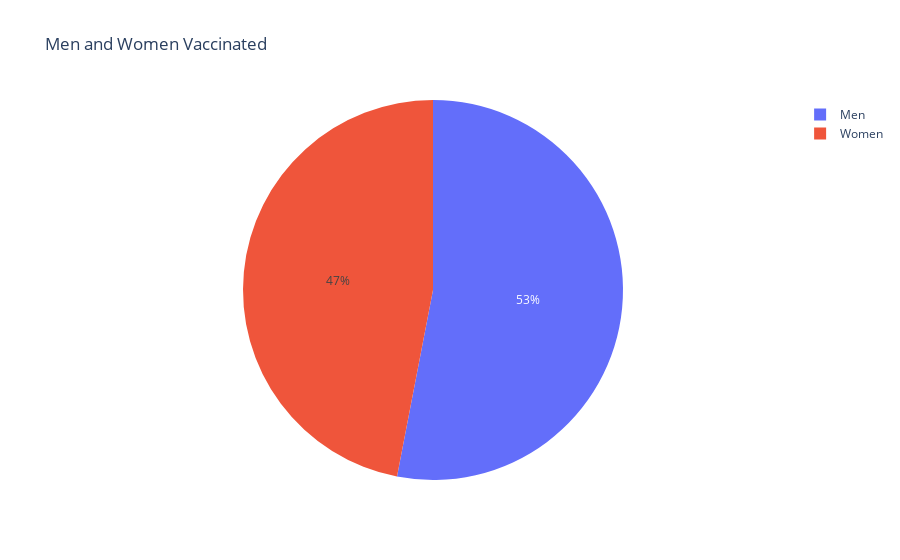

Notebook code cell kept with this figure:
### Code cell
men = vaccination["Male(Individuals Vaccinated)"].sum()*100
women = vaccination["Female(Individuals Vaccinated)"].sum()*100
px.pie(names=["Men", "Women"], values=[male, female], title = "Men and Women Vaccinated")

### Figure 1 — Plotly figure (JSON) as saved in the notebook; plotly's stock layout.template omitted (floating-point values rounded to 4 significant figures)
{"data": [{"domain": {"x": [0, 1], "y": [0, 1]}, "hovertemplate": "label=%{label}<br>value=%{value}<extra></extra>", "labels": ["Men", "Women"], "legendgroup": "", "name": "", "showlegend": true, "type": "pie", "values": [7138698858, 6321628736]}], "layout": {"legend": {"tracegroupgap": 0}, "title": {"text": "Men and Women Vaccinated"}}}
